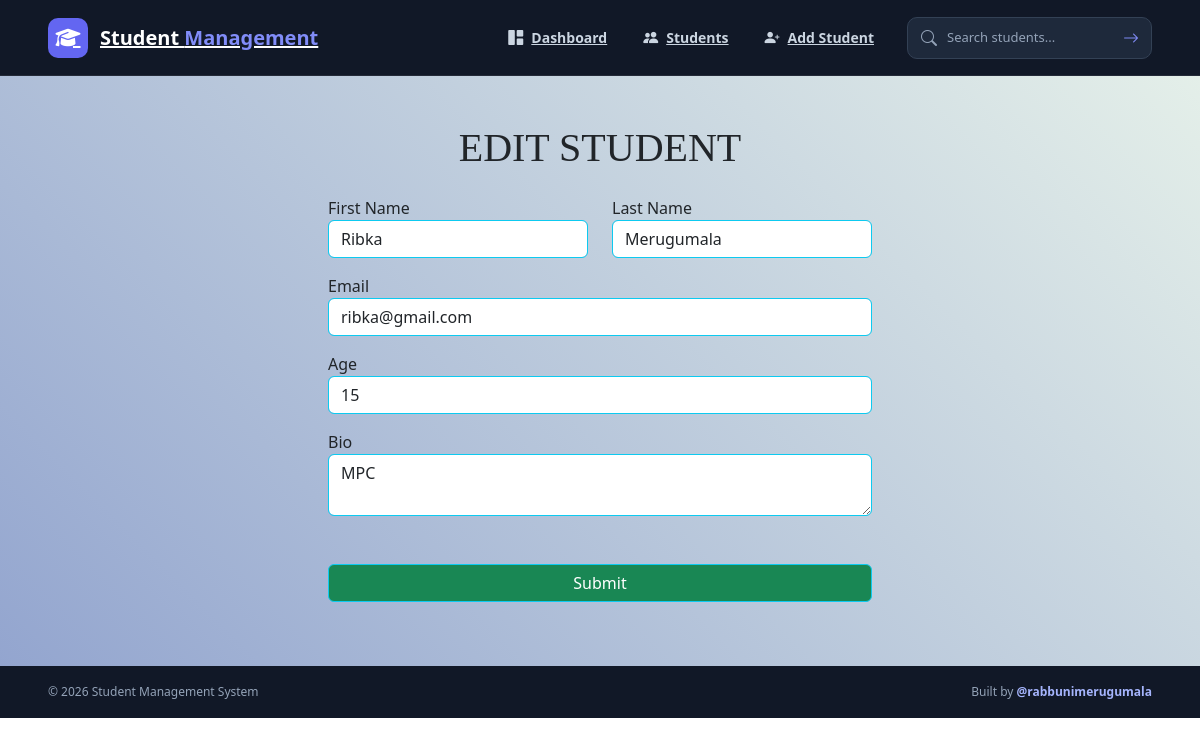
Page /edit_student/3 on the committed database.
### main.py (models this page shows)
class Student(db.Model):
    id = db.Column(db.Integer, primary_key=True)
    first_name = db.Column(db.String(100), nullable=False)
    last_name = db.Column(db.String(100), nullable=False)
    email = db.Column(db.String(80), unique=True, nullable=False)
    age = db.Column(db.Integer)
    created_at = db.Column(db.DateTime(timezone=True), server_default=func.now())
    bio = db.Column(db.Text)

### main.py (the view, shortened to what this page needs)
@app.route('/edit_student/<int:student_id>', methods=('GET', 'POST'))
def edit_student(student_id):
    student = Student.query.get_or_404(student_id)
    return render_template('edit_student.html', student=student)

### templates/edit_student.html (shortened to what this page needs)
{% extends 'base.html' %}
{% block content %}
<div style="background-image: linear-gradient(45deg, #93a5cf 0%, #e4efe9 100%);">
    <h1 style="font-family: 'Aclonica';font-size: 40px" class="text-center pt-5">EDIT STUDENT</h1>
    <form method="post" class="container col-md-6">
        <div class="p-3">
            <div class="row">
                <div class="col mb-3">
                    <label for="first_name">First Name</label>
                    <input value="{{student.first_name}}" type="text" class="form-control border border-info"
                           placeholder=" Student First Name.."
                           aria-label="First name" name="first_name" id="first_name" required>
                </div>
                <div class="col mb-3">
                    <label for="last_name">Last Name</label>
                    <input value="{{student.last_name}}" type="text" class="form-control border border-info"
                           placeholder=" Student Last Name.."
                           aria-label="Last name" name="last_name" id="last_name" required>
                </div>
            </div>
            <div class="mb-3">
                <label for="email">Email</label>
                <input value="{{student.email}}" type="email" class="form-control  border-info "
                       placeholder=" Student Email.." name="email"
                       id="email" required>
            </div>
            <div class="mb-3">
                <label for="age">Age</label>
                <input value="{{student.age}}" type="text" class="form-control border border-info"
                       placeholder=" Student Age.." name="age" id="age" required>
            </div>
            <label for="bio">Bio</label>
            <br>
            <textarea name="bio"
                      id="bio"
                      placeholder="Bio.."
                      class="form-control mb-5 border border-info"
            >{{student.bio}}</textarea>
            <div class="d-grid my-5">
                <button class="btn btn-success border border-info " type="submit">Submit</button>
            </div>
        </div>
    </form>
</div>
{% endblock %}

### static/styles/style.css (style rules this page uses)
* { margin: 0; padding: 0; box-sizing: border-box; }
html, body { min-height: 100%; }
body { font-family: "Segoe UI", Arial, sans-serif; background: #f5f7fb; color: #172033; }

### rows in the picture
Student: first_name "Ribka", last_name "Merugumala", email "ribka@gmail.com", age "15", bio "MPC"
